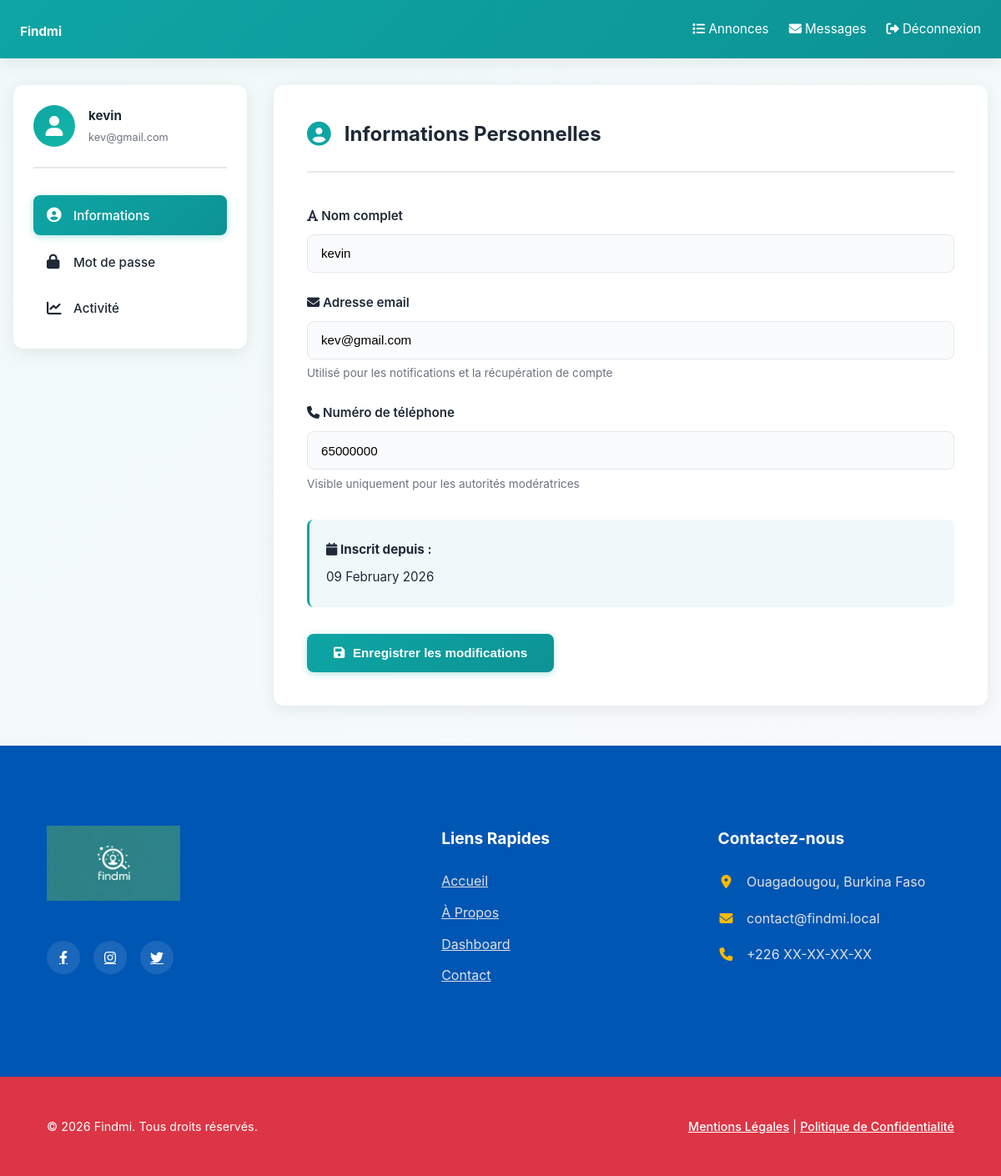
Page /profil.php (signed in) on the committed database.
### tables this page shows
CREATE TABLE IF NOT EXISTS `utilisateurs` (
  `id_utilisateur` int NOT NULL AUTO_INCREMENT,
  `nom` varchar(100) NOT NULL DEFAULT '',
  `email` varchar(155) NOT NULL,
  `mot_de_passe` varchar(200) NOT NULL,
  `telephone` varchar(20) NOT NULL,
  `role` enum('utilisateur','admin') NOT NULL DEFAULT 'utilisateur',
  `date_inscription` datetime NOT NULL DEFAULT CURRENT_TIMESTAMP,
  `est_actif` tinyint(1) NOT NULL DEFAULT '1',
  PRIMARY KEY (`id_utilisateur`),
  UNIQUE KEY `email` (`email`)
);

### profil.php (the view, shortened to what this page needs)
<?php
require_once 'core/db_connect.php';
$id_utilisateur = $_SESSION['id_utilisateur'];
$stmt = $pdo->prepare("SELECT * FROM utilisateurs WHERE id_utilisateur = ?");
$stmt->execute([$id_utilisateur]);
$utilisateur = $stmt->fetch(PDO::FETCH_ASSOC);
?>
<!DOCTYPE html>
<html lang="fr">
<head>
    <link href="https://cdnjs.cloudflare.com/ajax/libs/font-awesome/6.4.0/css/all.min.css" rel="stylesheet">
    <link rel="stylesheet" href="css/style.css">
</head>
<body>
    <nav class="navbar">
        <h1><a href="index.php"><?= htmlspecialchars(SITE_NAME ?? 'Findmi') ?></a></h1>
        <div>
            <a href="dashboard.php"><i class="fas fa-list"></i> Annonces</a>
            <a href="historique_messages.php"><i class="fas fa-envelope"></i> Messages</a>
            <a href="logout.php"><i class="fas fa-sign-out-alt"></i> Déconnexion</a>
        </div>
    </nav>
    <div class="container">
        <div class="profile-wrapper">
            <aside class="profile-sidebar">
                <div class="sidebar-header">
                    <div class="sidebar-avatar">
                        <i class="fas fa-user"></i>
                    </div>
                    <div class="sidebar-info">
                        <h3><?= htmlspecialchars(substr($utilisateur['nom'], 0, 20)) ?></h3>
                        <p><?= htmlspecialchars(substr($utilisateur['email'], 0, 25)) ?></p>
                    </div>
                </div>
                <nav role="navigation">
                    <button class="nav-btn active" data-section="infos">
                        <i class="fas fa-user-circle"></i>
                        Informations
                    </button>
                    <button class="nav-btn" data-section="password">
                        <i class="fas fa-lock"></i>
                        Mot de passe
                    </button>
                    <button class="nav-btn" data-section="activity">
                        <i class="fas fa-chart-line"></i>
                        Activité
                    </button>
                </nav>
            </aside>
            <main class="profile-main">
                <section id="infos" class="profile-section active">
                    <div class="section-header">
                        <i class="fas fa-user-circle"></i>
                        <h2>Informations Personnelles</h2>
                    </div>
                    <form method="POST">
                        <div class="form-group">
                            <label for="nom"><i class="fas fa-font"></i> Nom complet</label>
                            <input type="text" id="nom" name="nom" value="<?= htmlspecialchars($utilisateur['nom'] ?? '') ?>" required>
                        </div>
                        <div class="form-group">
                            <label for="email"><i class="fas fa-envelope"></i> Adresse email</label>
                            <input type="email" id="email" name="email" value="<?= htmlspecialchars($utilisateur['email'] ?? '') ?>" required>
                            <small>Utilisé pour les notifications et la récupération de compte</small>
                        </div>
                        <div class="form-group">
                            <label for="telephone"><i class="fas fa-phone"></i> Numéro de téléphone</label>
                            <input type="tel" id="telephone" name="telephone" value="<?= htmlspecialchars($utilisateur['telephone'] ?? '') ?>" required>
                            <small>Visible uniquement pour les autorités modératrices</small>
                        </div>
                        <div class="info-box">
                            <p><strong><i class="fas fa-calendar"></i> Inscrit depuis :</strong></p>
                            <p><?= date('d F Y', strtotime($utilisateur['date_inscription'])) ?></p>
                        </div>
                        <button type="submit" class="btn-submit">
                            <i class="fas fa-save"></i>
                            Enregistrer les modifications
                        </button>
                    </form>
                </section>
            </main>
        </div>
    </div>
    <?php include 'footer.php'; ?>
</body>
</html>

### css/style.css (style rules this page uses)
:root { --primary-color: #0056b3; --secondary-color: #007bff; --accent-color: #ffc107; --danger-color: #dc3545; --text-color: #333; --bg-color: #f8f9fa; --white-color: #fff; --shadow: 0 4px 15px rgba(0, 0, 0, 0.08); --shadow-hover: 0 10px 25px rgba(0, 0, 0, 0.12); }
body { font-family: 'Poppins', sans-serif; margin: 0; padding: 0; background-color: var(--bg-color); color: var(--text-color); line-height: 1.6; }
.navbar { background-color: var(--white-color); box-shadow: 0 2px 5px rgba(0, 0, 0, 0.1); padding: 1rem 0; position: sticky; top: 0; z-index: 1000; }
.form-group { margin-bottom: 1rem; }
.form-group label { font-weight: 600; font-size: 0.9rem; }
.form-group input, .form-group select, .form-group textarea { width: 100%; padding: 0.7rem; border: 1px solid #ddd; border-radius: 4px; box-sizing: border-box; }

### rows in the picture
utilisateurs: nom "kevin", email "kev@gmail.com", telephone "65000000", date_inscription "09 February 2026"

### other values in the picture
SITE_NAME "Findmi"
SITE_EMAIL "contact@findmi.local"
